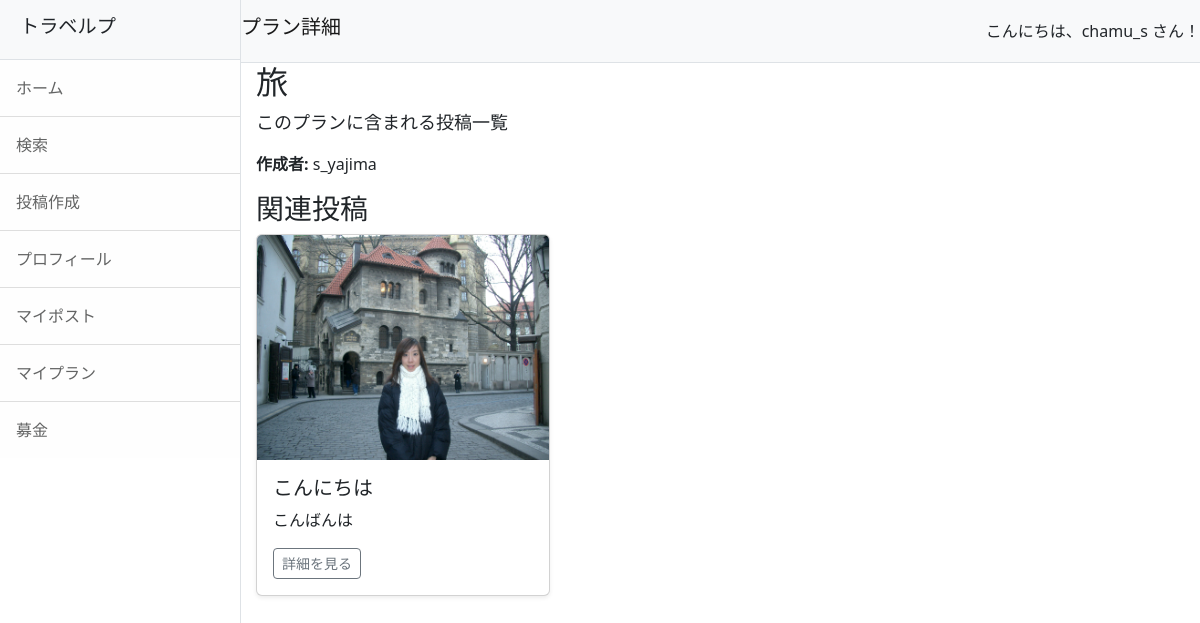
The page /myplan/1/ (signed in) on the database its author committed.
### accounts/models.py (models this page shows, shortened)
class CustomUser(AbstractUser):
    pass
    nickname = models.CharField(max_length=150, blank=True, null=True)
    profile_image = models.ImageField(upload_to='profile_images/', null=True, blank=True)
    profile_description = models.TextField(null=True, blank=True)

### travelp/models.py (models this page shows, shortened)
class Plan(models.Model):
    name = models.CharField(max_length=200)
    user = models.ForeignKey(CustomUser, on_delete=models.SET_NULL, null=True, blank=True)
    posts = models.ManyToManyField(Post, related_name='plans')  # プランに関連する投稿
    created_at = models.DateTimeField(auto_now_add=True)

class Post(models.Model):
    user = models.ForeignKey(CustomUser, on_delete=models.SET_NULL, null=True, blank=True)
    title = models.CharField(max_length=200)
    comment = models.TextField()
    created_at = models.DateTimeField(auto_now_add=True)
    caption = models.TextField(verbose_name='場所', blank=True)
    fundraising = models.BooleanField(default=False)
    latitude = models.DecimalField(max_digits=15, decimal_places=11, null=True, blank=True)  # 緯度
    longitude = models.DecimalField(max_digits=15, decimal_places=11, null=True, blank=True)  # 経度

class PostImage(models.Model):
    post = models.ForeignKey(Post, related_name='images', on_delete=models.CASCADE)
    image = models.ImageField(upload_to='photos')

### travelp/views.py (the view)
# urls.py: path('myplan/<int:plan_id>/', views.plan_detail, name='plan_detail'),  # プラン詳細ページ
@login_required
def plan_detail(request, plan_id):
    plan = get_object_or_404(Plan, id=plan_id)  # どのユーザーのプランでも取得可能に
    post_locations = []
    for post in plan.posts.all():
        if post.latitude and post.longitude:  # 位置情報がある場合
            post_locations.append({
                'latitude': post.latitude,
                'longitude': post.longitude,
                'title': post.title,
            })
    return render(request, 'plan_detail.html', {
        'plan': plan,
        'post_locations': post_locations
    })
    return render(request, 'plan_detail.html', {'plan': plan})

### travelp/templates/plan_detail.html (shortened to what this page needs)
{% extends 'base.html' %}
{% block header %}プラン詳細{% endblock %}
{% block content %}
    <h2>{{ plan.name|default:"無題のプラン" }}</h2>
    <p><font size="4">このプランに含まれる投稿一覧</font></p>
    <p><strong>作成者:</strong> {{ plan.user.username }}</p>
    <h3>関連投稿</h3>
    <div class="row g-4">
      {% for post in plan.posts.all %}
        <div class="col-12 col-sm-6 col-md-4">
          <div class="card shadow-sm">
            <img src="{{ post.images.first.image.url }}" class="bd-placeholder-img card-img-top" width="100%" height="225" alt="投稿画像">
            <div class="card-body">
                <h5 class="card-title">{{ post.title|slice:":10" }}{% if post.title|length > 10 %}...{% endif %}</h5>
                <p class="card-text">{{ post.comment|slice:":10" }}{% if post.comment|length > 10 %}...{% endif %}</p>
                <div class="d-flex justify-content-between align-items-center">
                    <a href="{% url 'travelp:post_detail' post.pk %}" class="btn btn-sm btn-outline-secondary">詳細を見る</a>
                </div>
            </div>
          </div>
        </div>
      {% empty %}
        <p>まだ投稿がありません。</p>
      {% endfor %}
    </div>
{% endblock %}

### travelp/templates/base.html (shortened to what this page needs)
{% load static %}
<!DOCTYPE html>
<html lang="ja">
    <head>
        <link href="{% static 'css/styles.css' %}" rel="stylesheet" />
        <link rel="stylesheet" href="https://unpkg.com/leaflet@1.7.1/dist/leaflet.css" />
    </head>
    <body class="{% if request.user.is_staff %} dark-mode {% endif %}">
        <div class="d-flex" id="wrapper">
            <div class="border-end bg-white" id="sidebar-wrapper">
                <div class="sidebar-heading border-bottom bg-light">
                    <h1 class="navbar-brand">トラベルプ</h1>
                </div>
                <div class="list-group list-group-flush">
                    <a class="list-group-item list-group-item-action list-group-item-light p-3" href="{% url 'travelp:index' %}">ホーム</a>
                    <a class="list-group-item list-group-item-action list-group-item-light p-3" href="{% url 'travelp:search' %}">検索</a>
                    <a class="list-group-item list-group-item-action list-group-item-light p-3" href="{% url 'travelp:post' %}">投稿作成</a>
                    {% if request.user.is_authenticated %}
                        <a class="list-group-item list-group-item-action list-group-item-light p-3" href="{% url 'travelp:myprofile' %}">プロフィール</a>
                        <a class="list-group-item list-group-item-action list-group-item-light p-3" href="{% url 'travelp:mypost' %}">マイポスト</a>
                        <a class="list-group-item list-group-item-action list-group-item-light p-3" href="{% url 'travelp:myplan' %}">マイプラン</a>
                        <a class="list-group-item list-group-item-action list-group-item-light p-3" href="{% url 'travelp:fundraising_list' %}">募金</a>
                    {% endif %}
                </div>
            </div>
            <div id="page-content-wrapper">
                <nav class="navbar navbar-expand-lg navbar-light bg-light border-bottom d-flex justify-content-between">
                    <h1 class="navbar-brand">{% block header %}ホーム{% endblock %}</h1>
                    {% if request.user.is_authenticated %}
                        <div class="text-end">
                            こんにちは、{{ request.user.username }} さん！
                        </div>
                    {% endif %}
                </nav>
                <div class="container-fluid">
                    {% block content %}{% endblock %}
                </div>
            </div>
        </div>
    </body>
</html>

### rows shown on the page
CustomUser: user.username "chamu_s"
Plan: name "旅", user.username "s_yajima"
Post: images.first.image (picture), title "こんにちは", comment "こんばんは"
